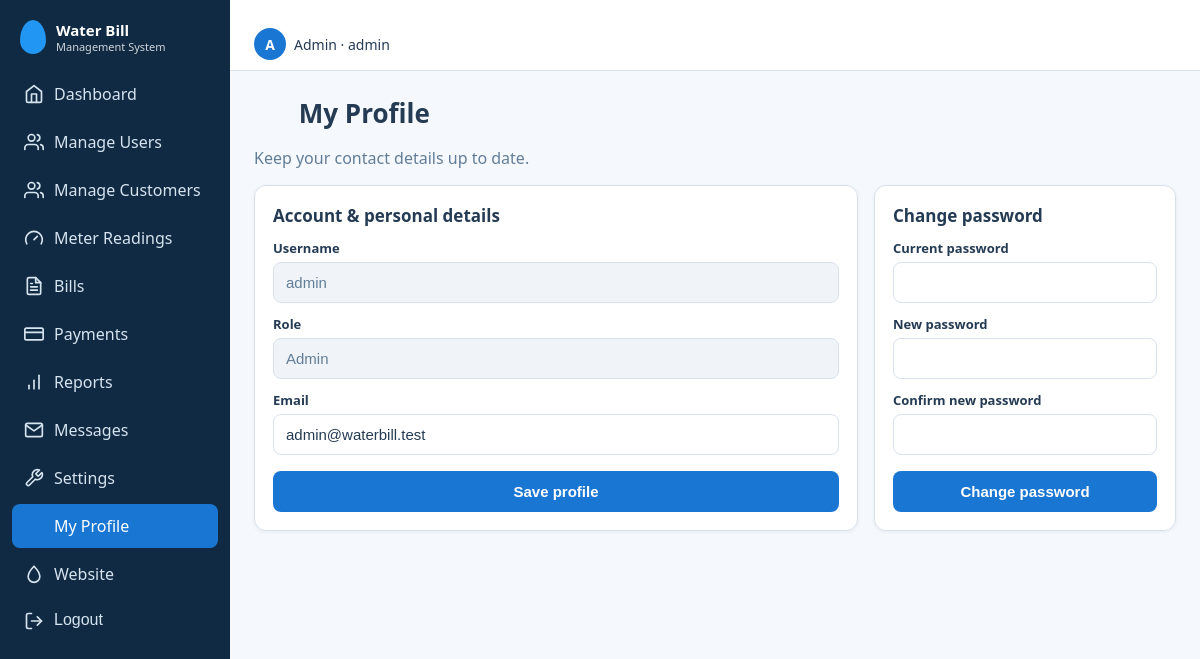
/index.php?r=profile (signed in), run on the app's committed database.
### tables this page shows
CREATE TABLE users (
  user_id       INT UNSIGNED NOT NULL AUTO_INCREMENT,
  username      VARCHAR(50)  NOT NULL,
  email         VARCHAR(120) NOT NULL,
  password_hash VARCHAR(255) NOT NULL,
  role          ENUM('admin','staff','customer') NOT NULL DEFAULT 'customer',
  is_active     TINYINT(1) NOT NULL DEFAULT 1,
  created_at    TIMESTAMP NOT NULL DEFAULT CURRENT_TIMESTAMP,
  updated_at    TIMESTAMP NOT NULL DEFAULT CURRENT_TIMESTAMP ON UPDATE CURRENT_TIMESTAMP,
  PRIMARY KEY (user_id),
  UNIQUE KEY uq_users_username (username),
  UNIQUE KEY uq_users_email (email),
  KEY idx_users_role (role)
);

### app/core/Controller.php (called while the page is built, shortened)
<?php
abstract class Controller {
    protected function view(string $__view, array $__data = []): void {
        $__layout = APP_ROOT . '/app/views/layout/' . ($__data['layout'] ?? (user() ? 'app' : 'auth')) . '.php';
        $u = user(); $title = $__data['title'] ?? 'Water Bill';
        extract($__data, EXTR_SKIP);
        require $__layout;
    }
}

### app/controllers/ProfileController.php (called while the page is built, shortened)
<?php
class ProfileController extends Controller {
    function index() { $u = $this->need('admin', 'staff', 'customer'); $this->view('profile/index', ['title' => 'My Profile', 'acct' => User::find($u['id']), 'cust' => $u['role'] === 'customer' ? Customer::byUser($u['id']) : null]); }
}

### public/index.php (called while the page is built, shortened)
<?php
require __DIR__ . '/../app/helpers/core.php';
$r = trim((string)($_GET['r'] ?? (user() ? 'dashboard/index' : 'home/index')), '/');
[$c, $a] = array_pad(explode('/', $r, 2), 2, 'index');
try {
    (new $cls)->$a();
} catch (Throwable $t) { error_log((string)$t); http_response_code(500); (new ErrorController)->failure(); }

### app/models/Setting.php (called while the page is built, shortened)
<?php
class Setting extends Model {
    private static ?array $c = null;
    static function all(): array {
        if (self::$c === null) { try { self::$c = self::q('SELECT setting_key, setting_value FROM site_settings')->fetchAll(PDO::FETCH_KEY_PAIR); } catch (Throwable $e) { self::$c = []; } }
        return self::$c + self::DEFAULTS;
    }
}

### app/config/database.php (called while the page is built)
<?php
function db(): PDO {
    static $pdo = null;
    if ($pdo) return $pdo;
    $f = __DIR__ . '/database.local.php';
    $c = is_file($f) ? require $f : ['host'=>'127.0.0.1','name'=>'water_bill_management','user'=>'root','pass'=>''];
    try {
        $pdo = new PDO("mysql:host={$c['host']};dbname={$c['name']};charset=utf8mb4", $c['user'], $c['pass'], [
            PDO::ATTR_ERRMODE => PDO::ERRMODE_EXCEPTION,
            PDO::ATTR_DEFAULT_FETCH_MODE => PDO::FETCH_ASSOC,
            PDO::ATTR_EMULATE_PREPARES => false,
        ]);
    } catch (PDOException $e) {
        error_log($e->getMessage());
        http_response_code(500);
        exit('Database connection failed. Check app/config/database.php');
    }
    return $pdo;
}

### app/core/Model.php (called while the page is built, shortened)
<?php
abstract class Model {
    public static function q(string $sql, array $p = []): PDOStatement { $s = db()->prepare($sql); $s->execute($p); return $s; }
}

### app/models/User.php (called while the page is built, shortened)
<?php
class User extends Model {
    static function find(int $id): ?array { return self::q('SELECT user_id,username,email,role,is_active FROM users WHERE user_id=?', [$id])->fetch() ?: null; }
}

### app/views/layout/app.php (the view, shortened to what this page needs)
<?php
$menus = ['admin' => [['dashboard', 'Dashboard', 'home'], ['users', 'Manage Users', 'users'], ['customers', 'Manage Customers', 'users'], ['readings', 'Meter Readings', 'gauge'], ['bills', 'Bills', 'file'], ['payments', 'Payments', 'card'], ['reports', 'Reports', 'chart'], ['messages', 'Messages', 'mail'], ['settings', 'Settings', 'wrench'], ['profile', 'My Profile', 'user']],
  'staff' => [['dashboard', 'Dashboard', 'home'], ['customers', 'Customers', 'users'], ['readings', 'Record Reading', 'gauge'], ['bills', 'Generate Bills', 'file'], ['payments', 'Payment Records', 'card'], ['reports', 'Reports', 'chart'], ['profile', 'My Profile', 'user']],
  'customer' => [['dashboard', 'Dashboard', 'home'], ['bills', 'My Bills', 'file'], ['payments/mine', 'My Payments', 'card'], ['readings/mine', 'Meter Info', 'gauge'], ['profile', 'My Profile', 'user']]];
$cur = (string)($_GET['r'] ?? 'dashboard/index'); [$n1, $n2] = name_lines();
$on = fn(string $r) => $cur === $r || $cur === $r . '/index' || str_starts_with($cur, $r . '/');
?><!DOCTYPE html><html lang="en"><head><meta charset="utf-8"><meta name="viewport" content="width=device-width,initial-scale=1">
<title><?= e($title) ?> · <?= e(site('site_name')) ?></title><link rel="stylesheet" href="assets/css/style.css?v=<?= filemtime(APP_ROOT . '/public/assets/css/style.css') ?>"></head><body>
<aside class="sidebar" id="sidebar"><div class="brand"><?= logo() ?><div><b><?= e($n1) ?></b><?php if ($n2): ?><small><?= e($n2) ?></small><?php endif; ?></div></div>
<nav><?php foreach ($menus[$u['role']] as [$r, $l, $i]): ?><a href="<?= url($r) ?>" class="<?= $on($r) ? 'active' : '' ?>"><?= icon($i) ?><?= e($l) ?></a><?php endforeach; ?>
<a href="<?= url('home/index') ?>"><?= icon('drop') ?>Website</a>
<form method="post" action="<?= url('auth/logout') ?>"><?= csrf_field() ?><button type="submit" class="navbtn"><?= icon('logout') ?>Logout</button></form></nav></aside>
<div class="main"><header class="topbar"><button class="menu-btn" id="menuBtn" aria-label="Open menu">☰</button><div class="who"><span class="avatar"><?= e(strtoupper($u['username'][0])) ?></span><?= e(ucfirst($u['role'])) ?> · <?= e($u['username']) ?></div></header>
<main class="content"><?php if ($__f = flash()): ?><div class="alert <?= e($__f[1]) ?>" role="alert"><?= e($__f[0]) ?></div><?php endif; require $content; ?></main></div><script src="assets/js/app.js"></script></body></html>

### app/views/profile/index.php (shortened to what this page needs)
<div class="head"><div><h1><?= icon('user') ?> My Profile</h1><p class="muted">Keep your contact details up to date.</p></div></div>
<div class="grid2"><div class="panel"><h2>Account &amp; personal details</h2><form method="post" action="<?= url('profile/save') ?>" data-validate><?= csrf_field() ?>
<label>Username</label><input value="<?= e($acct['username']) ?>" disabled><label>Role</label><input value="<?= e(ucfirst($acct['role'])) ?>" disabled>
<label for="em">Email</label><input id="em" type="email" name="email" required maxlength="120" value="<?= e($acct['email']) ?>">
<button class="btn">Save profile</button></form></div>
<div class="panel"><h2>Change password</h2><form method="post" action="<?= url('profile/password') ?>" data-validate><?= csrf_field() ?><label for="p1">Current password</label><input id="p1" type="password" name="current" required autocomplete="current-password">
<label for="p2">New password</label><input id="p2" type="password" name="new" required minlength="8" autocomplete="new-password"><label for="p3">Confirm new password</label><input id="p3" type="password" name="confirm" required minlength="8" autocomplete="new-password"><button class="btn">Change password</button></form></div></div>

### public/assets/css/style.css (style rules this page uses)
:root { --primary:#1976D2;--navy:#102A43;--sec:#2196F3;--light:#EAF4FB;--bg:#F5F8FC;--text:#243B53;--muted:#627D98;--ok:#2EAD68;--warn:#F59E0B;--err:#DC3545;--border:#D9E2EC }
* { box-sizing:border-box }
body { margin:0;font-family:Segoe UI,Roboto,Arial,sans-serif;background:var(--bg);color:var(--text);overflow-x:hidden }
a { color:var(--primary) }
h1 { margin:0 0 4px;font-size:26px }
h2 { font-size:17px;margin:0 0 12px }
.muted { color:var(--muted) }
.sidebar { position:fixed;inset:0 auto 0 0;width:230px;background:var(--navy);color:#fff;padding:16px 12px;z-index:20;transition:transform .2s;overflow-y:auto }
.brand { display:flex;gap:10px;align-items:center;padding:4px 8px 18px }
.brand small { display:block;font-size:11px;opacity:.8 }
.sidebar nav a { display:flex;gap:10px;align-items:center;color:#d6e4f0;text-decoration:none;padding:11px 12px;border-radius:8px;margin-bottom:4px }
.sidebar nav a.active,.sidebar nav a:hover { background:var(--primary);color:#fff }
.main { margin-left:230px;min-height:100vh }
.topbar { background:#fff;border-bottom:1px solid var(--border);padding:10px 24px;display:flex;justify-content:space-between;align-items:center }
.who { display:flex;gap:8px;align-items:center;font-size:14px;margin-left:auto }
.avatar { background:var(--primary);color:#fff;width:32px;height:32px;border-radius:50%;display:grid;place-items:center;font-weight:600 }
.content { padding:24px;max-width:1200px }
.panel { background:#fff;border:1px solid var(--border);border-radius:12px;padding:18px;box-shadow:0 1px 4px rgba(16,42,67,.06);margin-bottom:16px }
.grid2 { display:grid;grid-template-columns:2fr 1fr;gap:16px }
label { display:block;font-size:13px;font-weight:600;margin:12px 0 5px }
input,select { width:100%;padding:11px 12px;border:1px solid var(--border);border-radius:8px;font-size:15px;color:var(--text) }
.btn { background:var(--primary);color:#fff;border:0;border-radius:8px;padding:12px 18px;font-size:15px;font-weight:600;cursor:pointer;width:100%;margin-top:16px }
.head { display:flex;justify-content:space-between;align-items:flex-start;gap:12px;flex-wrap:wrap }
.navbtn { display:flex;gap:10px;width:100%;background:none;border:0;color:#d6e4f0;padding:11px 12px;border-radius:8px;font-size:inherit;cursor:pointer;text-align:left }
html { scroll-behavior:smooth }
.who { list-style:none;padding:0;margin:18px 0 0 }
.brand b { font-size:15px;line-height:1.2;display:block }
input:disabled { background:#f0f4f8;color:var(--muted) }

### data on the page
users: username "A", role "Admin", username "admin", email "admin@waterbill.test"

### other printed values
$n1 "Water Bill"
$n2 "Management System"
$l "Dashboard"
$l "Manage Users"
$l "Manage Customers"
$l "Meter Readings"
$l "Bills"
$l "Payments"
$l "Reports"
$l "Messages"
$l "Settings"
$l "My Profile"
